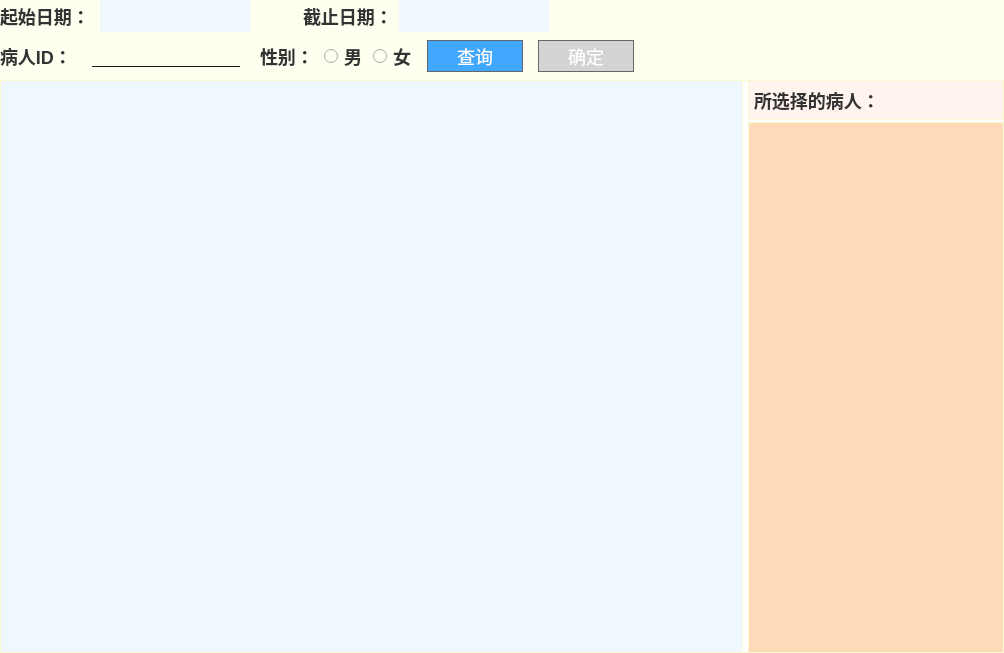
<?xml version="1.0" encoding="UTF-8"?>
<ui version="4.0">
 <class>PatientSelect</class>
 <widget class="QWidget" name="PatientSelect">
  <property name="geometry">
   <rect>
    <x>0</x>
    <y>0</y>
    <width>1004</width>
    <height>653</height>
   </rect>
  </property>
  <property name="windowTitle">
   <string>Form</string>
  </property>
  <property name="styleSheet">
   <string notr="true">QWidget{
border:none;
background:#FFFFFF;
font-size:16px;
}</string>
  </property>
  <layout class="QVBoxLayout" name="verticalLayout_2">
   <property name="spacing">
    <number>0</number>
   </property>
   <property name="leftMargin">
    <number>0</number>
   </property>
   <property name="topMargin">
    <number>0</number>
   </property>
   <property name="rightMargin">
    <number>0</number>
   </property>
   <property name="bottomMargin">
    <number>0</number>
   </property>
   <item>
    <widget class="QWidget" name="widget" native="true">
     <property name="styleSheet">
      <string notr="true">QWidget{
border:none;
background:#FFFFF0;
}


QWidget:disabled{
background:#C4C4C4;
}</string>
     </property>
     <layout class="QHBoxLayout" name="horizontalLayout" stretch="0,0,1">
      <property name="spacing">
       <number>20</number>
      </property>
      <property name="leftMargin">
       <number>0</number>
      </property>
      <property name="topMargin">
       <number>0</number>
      </property>
      <property name="rightMargin">
       <number>0</number>
      </property>
      <property name="bottomMargin">
       <number>0</number>
      </property>
      <item>
       <widget class="QWidget" name="widget" native="true">
        <layout class="QHBoxLayout" name="horizontalLayout_5">
         <property name="spacing">
          <number>10</number>
         </property>
         <property name="leftMargin">
          <number>0</number>
         </property>
         <property name="topMargin">
          <number>0</number>
         </property>
         <property name="rightMargin">
          <number>0</number>
         </property>
         <property name="bottomMargin">
          <number>0</number>
         </property>
         <item>
          <widget class="QLabel" name="label_5">
           <property name="minimumSize">
            <size>
             <width>84</width>
             <height>0</height>
            </size>
           </property>
           <property name="styleSheet">
            <string notr="true">font-weight:700;
color:#333333;
font-size:18px;
line-height:16px;</string>
           </property>
           <property name="text">
            <string>起始日期：</string>
           </property>
          </widget>
         </item>
         <item>
          <widget class="QWidget" name="widget_2" native="true">
           <layout class="QHBoxLayout" name="horizontalLayout_10">
            <property name="spacing">
             <number>5</number>
            </property>
            <property name="leftMargin">
             <number>0</number>
            </property>
            <property name="topMargin">
             <number>0</number>
            </property>
            <property name="rightMargin">
             <number>0</number>
            </property>
            <property name="bottomMargin">
             <number>0</number>
            </property>
            <item>
             <widget class="QLineEdit" name="lineedit_date_start">
              <property name="minimumSize">
               <size>
                <width>150</width>
                <height>32</height>
               </size>
              </property>
              <property name="maximumSize">
               <size>
                <width>110</width>
                <height>16777215</height>
               </size>
              </property>
              <property name="styleSheet">
               <string notr="true">QLineEdit{
background:#F0F8FF;
}


QLineEdit:disabled{
background:#D3D3D3;
}</string>
              </property>
             </widget>
            </item>
            <item>
             <widget class="QPushButton" name="btn_date_start">
              <property name="minimumSize">
               <size>
                <width>28</width>
                <height>28</height>
               </size>
              </property>
              <property name="maximumSize">
               <size>
                <width>28</width>
                <height>28</height>
               </size>
              </property>
              <property name="styleSheet">
               <string notr="true">QPushButton{
background-image: url(:/icons/images/calendar.png);
background-position:center;
border:none;
background-repeat:no-repeat;
}

QPushButton:hover{
background: #40a9ff;
background-image: url(:/icons/images/calendar.png);
background-position:center;
border:none;
background-repeat:no-repeat;
}

QPushButton:pressed{
background:#4EEE94;
background-image: url(:/icons/images/calendar.png);
background-position:center;
border:none;
background-repeat:no-repeat;

}
</string>
              </property>
              <property name="text">
               <string/>
              </property>
              <property name="iconSize">
               <size>
                <width>20</width>
                <height>20</height>
               </size>
              </property>
             </widget>
            </item>
           </layout>
          </widget>
         </item>
        </layout>
       </widget>
      </item>
      <item>
       <widget class="QWidget" name="widget_3" native="true">
        <layout class="QHBoxLayout" name="horizontalLayout_6">
         <property name="leftMargin">
          <number>0</number>
         </property>
         <property name="topMargin">
          <number>0</number>
         </property>
         <property name="rightMargin">
          <number>0</number>
         </property>
         <property name="bottomMargin">
          <number>0</number>
         </property>
         <item>
          <widget class="QLabel" name="label_6">
           <property name="minimumSize">
            <size>
             <width>84</width>
             <height>0</height>
            </size>
           </property>
           <property name="styleSheet">
            <string notr="true">font-weight:700;
color:#333333;
font-size:18px;
line-height:16px;</string>
           </property>
           <property name="text">
            <string>截止日期：</string>
           </property>
          </widget>
         </item>
         <item>
          <widget class="QWidget" name="widget_5" native="true">
           <layout class="QHBoxLayout" name="horizontalLayout_11">
            <property name="spacing">
             <number>20</number>
            </property>
            <property name="leftMargin">
             <number>0</number>
            </property>
            <property name="topMargin">
             <number>0</number>
            </property>
            <property name="rightMargin">
             <number>0</number>
            </property>
            <property name="bottomMargin">
             <number>0</number>
            </property>
            <item>
             <widget class="QLineEdit" name="lineedit_date_end">
              <property name="minimumSize">
               <size>
                <width>150</width>
                <height>32</height>
               </size>
              </property>
              <property name="maximumSize">
               <size>
                <width>110</width>
                <height>16777215</height>
               </size>
              </property>
              <property name="styleSheet">
               <string notr="true">QLineEdit{
background:#F0F8FF;
}


QLineEdit:disabled{
background:#D3D3D3;
}</string>
              </property>
             </widget>
            </item>
            <item>
             <widget class="QPushButton" name="btn_date_end">
              <property name="minimumSize">
               <size>
                <width>28</width>
                <height>28</height>
               </size>
              </property>
              <property name="maximumSize">
               <size>
                <width>28</width>
                <height>28</height>
               </size>
              </property>
              <property name="styleSheet">
               <string notr="true">QPushButton{
background-image: url(:/icons/images/calendar.png);
background-position:center;
border:none;
background-repeat:no-repeat;
}

QPushButton:hover{
background: #40a9ff;
background-image: url(:/icons/images/calendar.png);
background-position:center;
border:none;
background-repeat:no-repeat;
}

QPushButton:pressed{
background:#4EEE94;
background-image: url(:/icons/images/calendar.png);
background-position:center;
border:none;
background-repeat:no-repeat;
}

</string>
              </property>
              <property name="text">
               <string/>
              </property>
              <property name="iconSize">
               <size>
                <width>20</width>
                <height>20</height>
               </size>
              </property>
             </widget>
            </item>
           </layout>
          </widget>
         </item>
        </layout>
       </widget>
      </item>
      <item>
       <spacer name="horizontalSpacer">
        <property name="orientation">
         <enum>Qt::Horizontal</enum>
        </property>
        <property name="sizeHint" stdset="0">
         <size>
          <width>373</width>
          <height>20</height>
         </size>
        </property>
       </spacer>
      </item>
     </layout>
    </widget>
   </item>
   <item>
    <widget class="QWidget" name="widget" native="true">
     <property name="minimumSize">
      <size>
       <width>0</width>
       <height>48</height>
      </size>
     </property>
     <property name="styleSheet">
      <string notr="true">QWidget
{
background:#FFFFF0;
border:none;
}


QWidget:disabled{
background:#C4C4C4;
}</string>
     </property>
     <layout class="QHBoxLayout" name="horizontalLayout_23" stretch="0,0,0,1">
      <property name="spacing">
       <number>15</number>
      </property>
      <property name="leftMargin">
       <number>0</number>
      </property>
      <property name="topMargin">
       <number>0</number>
      </property>
      <property name="rightMargin">
       <number>10</number>
      </property>
      <property name="bottomMargin">
       <number>0</number>
      </property>
      <item>
       <widget class="QWidget" name="widget_4" native="true">
        <property name="minimumSize">
         <size>
          <width>0</width>
          <height>0</height>
         </size>
        </property>
        <property name="styleSheet">
         <string notr="true">
QLabel{
color:#1a1a1a;
font-size:16px;
line-height:24px;
}

QLineEdit{
color:#1a1a1a;
font-size:16px;
line-height:24px;
padding-left:8px;
border:none;
border-bottom:1px solid #1a1a1a;
}</string>
        </property>
        <layout class="QHBoxLayout" name="horizontalLayout_3">
         <property name="spacing">
          <number>20</number>
         </property>
         <property name="leftMargin">
          <number>0</number>
         </property>
         <property name="topMargin">
          <number>0</number>
         </property>
         <property name="rightMargin">
          <number>0</number>
         </property>
         <property name="bottomMargin">
          <number>0</number>
         </property>
         <item>
          <widget class="QLabel" name="label">
           <property name="styleSheet">
            <string notr="true">font-weight:700;
color:#333333;
font-size:18px;
line-height:16px;</string>
           </property>
           <property name="text">
            <string>病人ID：</string>
           </property>
          </widget>
         </item>
         <item>
          <widget class="QLineEdit" name="lineEdit">
           <property name="maximumSize">
            <size>
             <width>200</width>
             <height>16777215</height>
            </size>
           </property>
           <property name="styleSheet">
            <string notr="true"/>
           </property>
          </widget>
         </item>
         <item>
          <widget class="QWidget" name="widget" native="true">
           <layout class="QHBoxLayout" name="horizontalLayout_2">
            <property name="spacing">
             <number>10</number>
            </property>
            <property name="leftMargin">
             <number>0</number>
            </property>
            <property name="topMargin">
             <number>0</number>
            </property>
            <property name="rightMargin">
             <number>0</number>
            </property>
            <property name="bottomMargin">
             <number>0</number>
            </property>
            <item>
             <widget class="QLabel" name="label_2">
              <property name="styleSheet">
               <string notr="true">font-weight:700;
color:#333333;
font-size:18px;
line-height:16px;</string>
              </property>
              <property name="text">
               <string>性别：</string>
              </property>
             </widget>
            </item>
            <item>
             <widget class="QRadioButton" name="radioButton_2">
              <property name="styleSheet">
               <string notr="true">font-weight:700;
color:#333333;
font-size:18px;
line-height:16px;</string>
              </property>
              <property name="text">
               <string>男</string>
              </property>
             </widget>
            </item>
            <item>
             <widget class="QRadioButton" name="radioButton">
              <property name="styleSheet">
               <string notr="true">font-weight:700;
color:#333333;
font-size:18px;
line-height:16px;</string>
              </property>
              <property name="text">
               <string>女</string>
              </property>
             </widget>
            </item>
           </layout>
          </widget>
         </item>
        </layout>
       </widget>
      </item>
      <item>
       <widget class="QPushButton" name="btn_query">
        <property name="minimumSize">
         <size>
          <width>96</width>
          <height>32</height>
         </size>
        </property>
        <property name="maximumSize">
         <size>
          <width>96</width>
          <height>32</height>
         </size>
        </property>
        <property name="styleSheet">
         <string notr="true">QPushButton{
background:#40a9ff;
border:1px solid;
border-color:#666666;
color:#ffffff;
font-size:18px;
line-height:24px;
}

QPushButton:pressed{
background:#4EEE94;
}

QPushButton:disabled{
background:#D3D3D3;
}

</string>
        </property>
        <property name="text">
         <string>查询</string>
        </property>
       </widget>
      </item>
      <item>
       <widget class="QPushButton" name="btn_query_2">
        <property name="enabled">
         <bool>false</bool>
        </property>
        <property name="minimumSize">
         <size>
          <width>96</width>
          <height>32</height>
         </size>
        </property>
        <property name="maximumSize">
         <size>
          <width>16777215</width>
          <height>32</height>
         </size>
        </property>
        <property name="styleSheet">
         <string notr="true">QPushButton{
background:#40a9ff;
border:1px solid;
border-color:#666666;
color:#ffffff;
font-size:18px;
line-height:24px;
}

QPushButton:pressed{
background:#4EEE94;
}

QPushButton:disabled{
background:#D3D3D3;
}
</string>
        </property>
        <property name="text">
         <string>确定</string>
        </property>
       </widget>
      </item>
      <item>
       <spacer name="horizontalSpacer_3">
        <property name="orientation">
         <enum>Qt::Horizontal</enum>
        </property>
        <property name="sizeHint" stdset="0">
         <size>
          <width>40</width>
          <height>20</height>
         </size>
        </property>
       </spacer>
      </item>
     </layout>
    </widget>
   </item>
   <item>
    <widget class="QWidget" name="widget" native="true">
     <property name="styleSheet">
      <string notr="true">border:1px solid #FAFAD2;
</string>
     </property>
     <layout class="QHBoxLayout" name="horizontalLayout_4" stretch="3,0">
      <property name="spacing">
       <number>5</number>
      </property>
      <property name="leftMargin">
       <number>0</number>
      </property>
      <property name="topMargin">
       <number>0</number>
      </property>
      <property name="rightMargin">
       <number>0</number>
      </property>
      <property name="bottomMargin">
       <number>0</number>
      </property>
      <item>
       <widget class="CustomTableView" name="tableView">
        <property name="styleSheet">
         <string notr="true">font-weight:700;
color:#333333;
font-size:18px;
line-height:16px;
background:#F0F8FF;</string>
        </property>
       </widget>
      </item>
      <item>
       <widget class="QWidget" name="widget" native="true">
        <property name="styleSheet">
         <string notr="true"/>
        </property>
        <layout class="QVBoxLayout" name="verticalLayout">
         <property name="spacing">
          <number>2</number>
         </property>
         <property name="leftMargin">
          <number>0</number>
         </property>
         <property name="topMargin">
          <number>0</number>
         </property>
         <property name="rightMargin">
          <number>0</number>
         </property>
         <property name="bottomMargin">
          <number>0</number>
         </property>
         <item>
          <widget class="QLabel" name="label_3">
           <property name="minimumSize">
            <size>
             <width>0</width>
             <height>40</height>
            </size>
           </property>
           <property name="styleSheet">
            <string notr="true">font-weight:700;
color:#333333;
font-size:18px;
line-height:16px;
background:#FFF5EE;</string>
           </property>
           <property name="text">
            <string>所选择的病人：</string>
           </property>
          </widget>
         </item>
         <item>
          <widget class="QListWidget" name="listWidget">
           <property name="styleSheet">
            <string notr="true">background:#FFDAB9;</string>
           </property>
          </widget>
         </item>
        </layout>
       </widget>
      </item>
     </layout>
    </widget>
   </item>
  </layout>
 </widget>
 <customwidgets>
  <customwidget>
   <class>CustomTableView</class>
   <extends>QTableView</extends>
   <header>widgets/customtableview/customtableview.h</header>
  </customwidget>
 </customwidgets>
 <resources>
  <include location="../../../../app.qrc"/>
 </resources>
 <connections/>
</ui>
